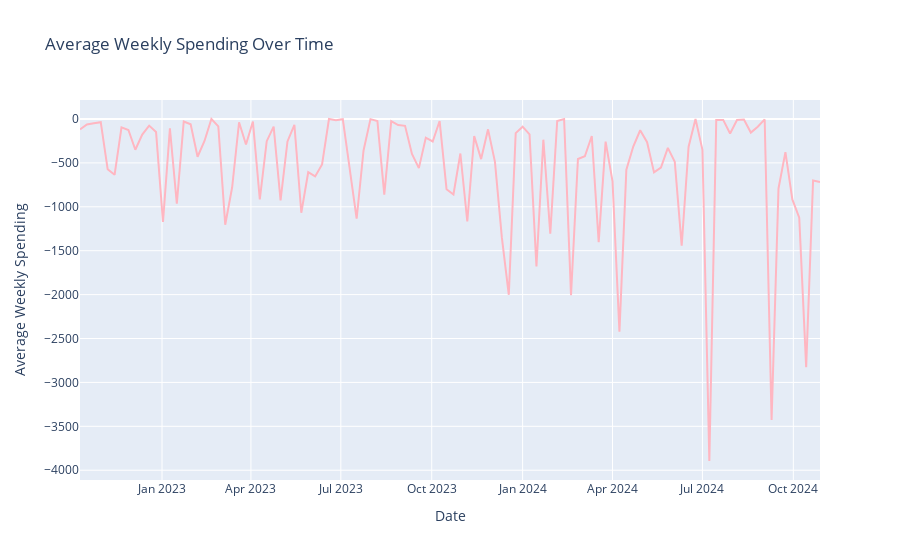

Here is the notebook cell this chart was saved with:
### Code cell
# Resample the daily spending to weekly spending
weekly_spending = daily_spending.resample('W-Mon', on='Date').sum().reset_index().sort_values(by='Date')

# Calculate the average weekly spending
weekly_spending['Average Weekly Spending'] = weekly_spending['Amount'] / 7

# Plot the average weekly spending using Plotly
fig = px.line(weekly_spending, x='Date', y='Average Weekly Spending', title='Average Weekly Spending Over Time')
fig.update_traces(line=dict(color='lightpink'))
fig.show()
